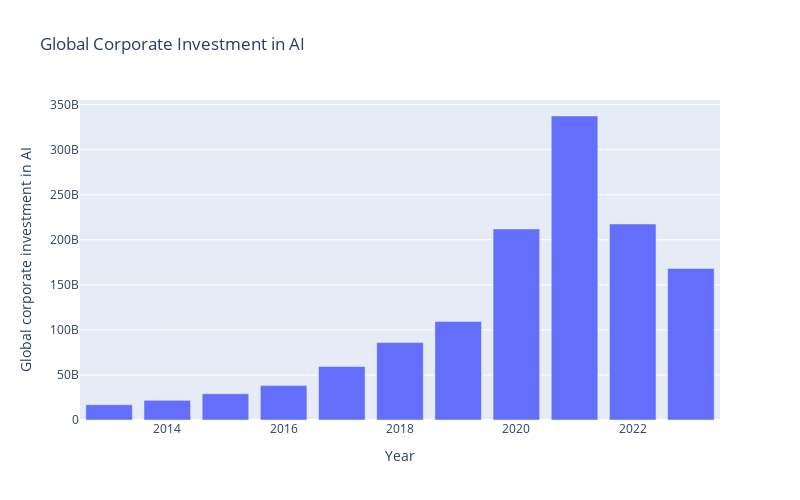

Notebook source saved alongside this figure:
### Code cell
fig = px.bar(df, x='Year', y='Global corporate investment in AI',
             height = 500, width = 800,
             title = 'Global Corporate Investment in AI')
fig.show()

### Figure 1 — Plotly figure (JSON) as saved in the notebook; plotly's stock layout.template omitted (floating-point values rounded to 4 significant figures)
{"data": [{"alignmentgroup": "True", "hovertemplate": "Year=%{x}<br>Global corporate investment in AI=%{y}<extra></extra>", "legendgroup": "", "marker": {"color": "#636efa", "pattern": {"shape": ""}}, "name": "", "offsetgroup": "", "orientation": "v", "showlegend": false, "textposition": "auto", "type": "bar", "x": [2013, 2014, 2015, 2016, 2017, 2018, 2019, 2020, 2021, 2022, 2023], "xaxis": "x", "y": [16947452403, 21793308879, 29072854359, 38183017584, 59385279935, 85918060475, 109455247701, 212002677904, 337400000000, 217540668864, 168219155540], "yaxis": "y"}], "layout": {"barmode": "relative", "height": 500, "legend": {"tracegroupgap": 0}, "title": {"text": "Global Corporate Investment in AI"}, "width": 800, "xaxis": {"anchor": "y", "domain": [0, 1], "title": {"text": "Year"}}, "yaxis": {"anchor": "x", "domain": [0, 1], "title": {"text": "Global corporate investment in AI"}}}}
